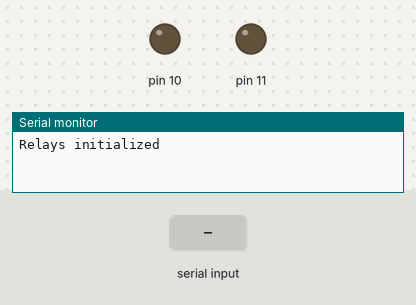
A sketch run on a simulated Arduino Uno, built with avr-gcc and run on an emulated ATmega328P. Parts: output pins drawn as LEDs (lit = HIGH), the last lines printed to the serial monitor. Inputs (shaded band) come from the test bench.

Above: at 1.2 s.
1.3 s: "t" received over Serial
At 2.3 s:
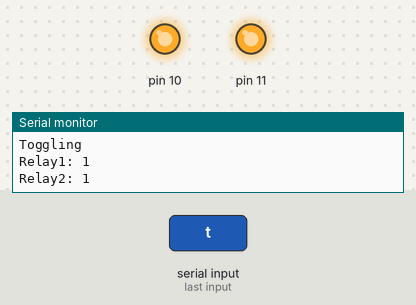
4.3 s: "n" received over Serial
At 4.6 s:
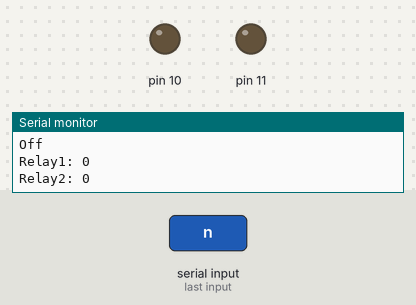
Timing chart, 0 to 7.3 s (numbered marks = the images above; inputs shaded):
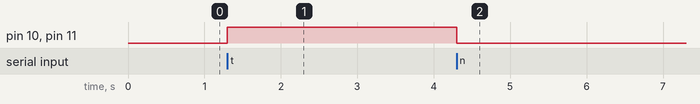

The sketch:

RelaysOOP.ino
```cpp
class Relay {
  public:
    Relay(int pin);
    void On();
    void Off();
    void Toggle();
    boolean GetState();
  private:
    int _pin;
};

Relay::Relay(int pin){
  _pin = pin;
  pinMode(_pin, OUTPUT);
}

void Relay::On(){
  digitalWrite(_pin, HIGH);
}

void Relay::Off(){
  digitalWrite(_pin, LOW);
}

void Relay::Toggle(){
  digitalRead(_pin) ? digitalWrite(_pin, LOW) : digitalWrite(_pin, HIGH);
}

boolean Relay::GetState(){
  return digitalRead(_pin);
}

  Relay relay1(10);
  Relay relay2(11);

void setup(){
  Serial.begin(9600);
  Serial.println("Relays initialized");
}

void loop(){
  if(Serial.available() >0){
    char c = Serial.read();
    Serial.print("Received: ");
    Serial.println(c);
    switch(c){
      case 't':
        Serial.println("Toggling");
        relay1.Toggle();
        relay2.Toggle();
        break;
      case 'o':
        Serial.println("On");
        relay1.On();
        relay2.On();
        break;
      case 'n':
        Serial.println("Off");
        relay1.Off();
        relay2.Off();
        break;
      default:
        Serial.println("Unknown command");
      Serial.flush();
    }
    Serial.print("Relay1: ");
    Serial.println(relay1.GetState());
    Serial.print("Relay2: ");
    Serial.println(relay2.GetState());

  }
}
```

Measured:
- after the input at 1.3 s, pin 10, pin 11: LOW → HIGH at once
- after the input at 4.3 s, pin 10, pin 11: HIGH → LOW at once
